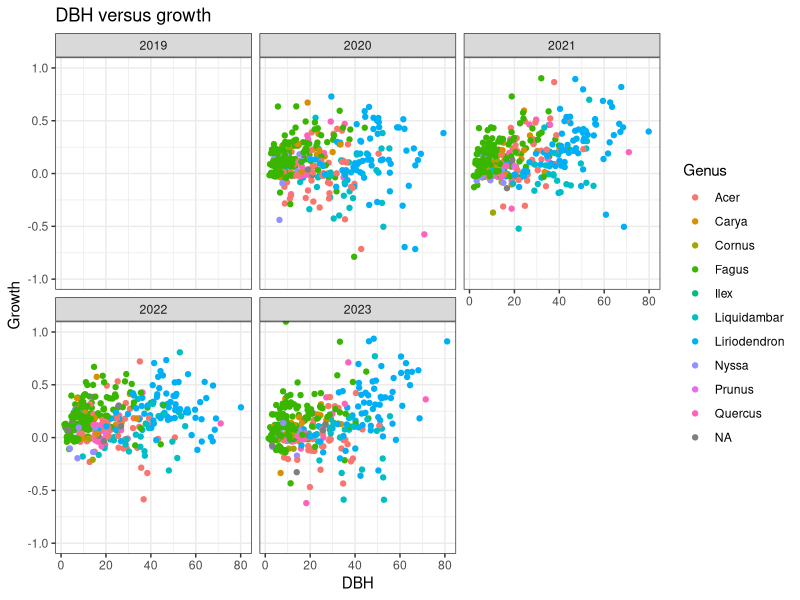
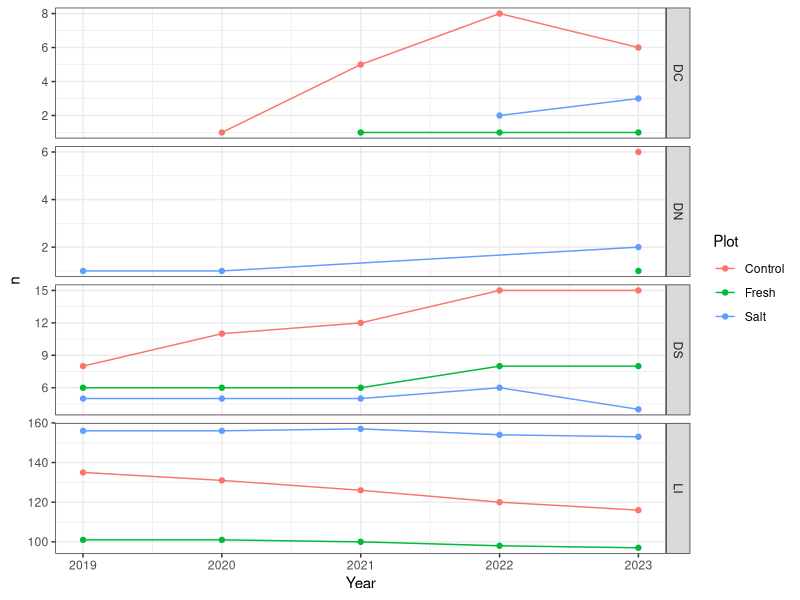
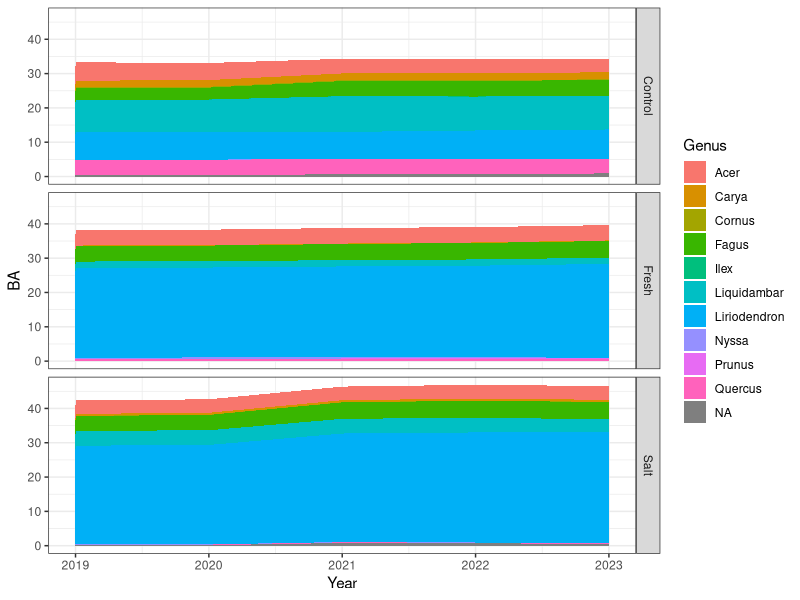
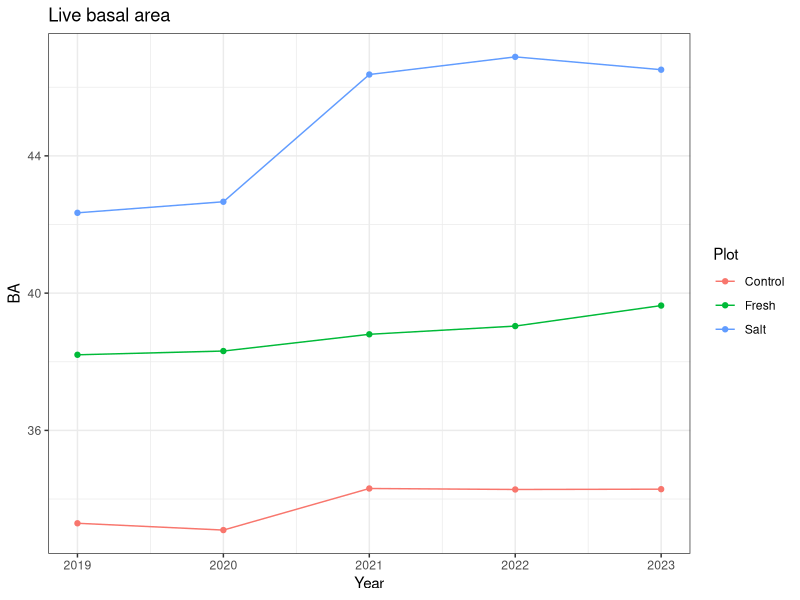
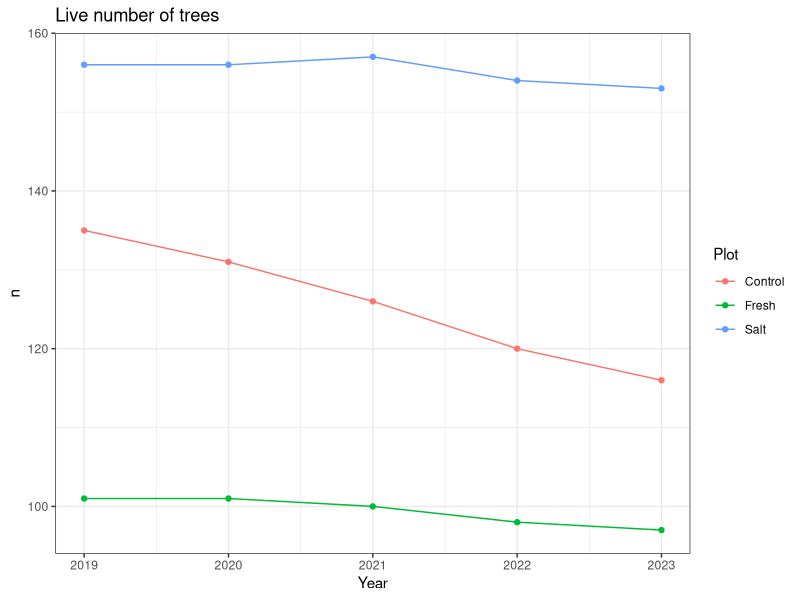

The R script that drew these images, in order:
## ---- chunk 1
knitr::opts_chunk$set(echo = TRUE)

# QA/QC and summarize the TEMPEST inventory data
# BBL March 22022

library(readr)
library(dplyr)
library(tidyr)
library(ggplot2)
theme_set(theme_bw())
## ---- chunk 2
inv <- read_csv("../Data/tree_inventory/inventory.csv",
                col_types = cols(
                    Plot = col_character(),
                    Section = col_character(),
                    Tag = col_double(),
                    Grid = col_character(),
                    DBH_2019 = col_double(),
                    Date_2019 = col_date(format = ""),
                    Species_code = col_character(),
                    Status_2019 = col_character(),
                    DBH_2020 = col_double(),
                    Date_2020 = col_date(format = ""),
                    Status_2020 = col_character(),
                    Date_2021 = col_date(format = ""),
                    DBH_2021 = col_double(),
                    Status_2021 = col_character(),
                    Date_2022 = col_date(format = ""),
                    DBH_2022 = col_double(),
                    Status_2022 = col_character(),
                    Date_2023 = col_date(format = ""),
                    DBH_2023 = col_double(),
                    Status_2023 = col_character(),
                    Date_2024 = col_date(format = ""),
                    DBH_2024 = col_double(),
                    Status_2024 = col_character(),
                    In_Plot = col_logical(),
                    Notes = col_character(),
                    JS_codes = col_character()
                )
)
                
genera <- read_csv("../Data/tree_inventory/species-genera.csv", 
                   col_types = "cc")

# There are some trees in our records that aren't in the plot, because of plot
# relocation several years ago. Remove them
inv <- filter(inv, In_Plot)

# Compute growth
# Growth_{year} is the difference between DBH_{year} and DBH_{year-1}
# It may be negative, because of inaccuracies in hand measurement of DBH
# Also flag resurrection and zombie trees
cn <- colnames(inv)
cn <- cn[grep("DBH_[0-9]{4}$", cn)]
years <- as.integer(gsub("DBH_", "", cn))
for(yr in years[-1]) {
    inv[[paste0("Growth_", yr)]] <- inv[[paste0("DBH_", yr)]] - inv[[paste0("DBH_", yr-1)]]
    inv[[paste0("Resurrect_", yr)]] <- inv[[paste0("Status_", yr)]] == "LI" &
        inv[[paste0("Status_", yr-1)]] %in% c("DS", "DC")
    inv[[paste0("Zombie_", yr)]] <- inv[[paste0("Status_", yr)]] == "DS" &
        inv[[paste0("Status_", yr-1)]] == c("DC")}

# The inventory file is 'wide'; we want it long
# Helper function: pivot_longer and separate {prefix}_{year}
pivot_and_split <- function(df, col_prefix) {
    stopifnot(any(grepl(col_prefix, colnames(df)))) # not present
    newcol <- gsub("_", "", col_prefix)
    df %>%
        select(Plot, Section, Tag, Grid, Species_code, starts_with(col_prefix)) %>%
        pivot_longer(cols = starts_with(col_prefix), values_to = newcol) %>%
        separate(name, into = c("x", "Year")) %>%
        select(-x)
}

# Reshape and split the date_{year}, Status_{year}, and DBH_{year} columns
inv_long_dbh <- pivot_and_split(inv, "DBH_")
inv_long_date <- pivot_and_split(inv, "Date_")
inv_long_growth <- pivot_and_split(inv, "Growth_")
inv_long_resurrect <- pivot_and_split(inv, "Resurrect_")
inv_long_zombie <- pivot_and_split(inv, "Zombie_")
joincols <- c("Plot", "Section", "Tag", "Grid", "Species_code", "Year")
inv %>%
    pivot_and_split("Status_") %>%
    left_join(inv_long_dbh, by = joincols) %>%
    left_join(inv_long_growth, by = joincols) %>%
    left_join(inv_long_resurrect, by = joincols) %>%
    left_join(inv_long_zombie, by = joincols) %>%
    left_join(inv_long_date, by = joincols) %>%
    # clean up
    mutate(Year = as.integer(Year)) %>%
    arrange(Plot, Tag, Year) %>% 
    # add genus information for cleaner graphs
    left_join(genera, by = "Species_code") %>% 
    # status codes propagate to following years
    mutate(Status_original = Status) %>% 
    fill(Status) ->
    inv_long

rm(inv_long_dbh, inv_long_date, inv_long_growth, inv_long_resurrect, inv_long_zombie)
## ---- chunk 3
growth_limits <- c(-1.0, 1.0)
ggplot(inv_long, aes(DBH, Growth, color = Genus)) +
    geom_jitter(na.rm = TRUE) + 
    coord_cartesian(ylim = growth_limits) + 
    ggtitle("DBH versus growth") +
    facet_wrap(~Year)

inv_long %>% 
    filter(Growth >= min(growth_limits), Growth <= max(growth_limits)) %>% 
    group_by(Genus, Year) %>% 
    summarise(Growth = mean(Growth, na.rm = TRUE),
              .groups = "drop") %>% 
    pivot_wider(names_from = "Year", values_from = "Growth") %>% 
    knitr::kable(caption = "Growth by genus and year", digits = 2)

inv_long %>% 
    filter(Growth < min(growth_limits) | Growth > max(growth_limits)) %>% 
    select(Plot, Section, Tag, Grid, Species_code, Year, Status, DBH, Growth) %>% 
    knitr::kable(caption = "Extreme growth values")
## ---- chunk 4
inv_long %>% 
    filter(Resurrect) %>% 
    select(Plot, Section, Tag, Grid, Species_code, Year, Status, DBH) %>% 
    knitr::kable()
## ---- chunk 5
inv_long %>% 
    filter(Zombie) %>% 
    select(Plot, Section, Tag, Grid, Species_code, Year, Status, DBH) %>% 
    knitr::kable()
## ---- chunk 6
inv_long %>% 
    filter(!Status %in% c("LI", "DS", "DC", "DN")) %>% 
    knitr::kable(caption = "Bad status")

inv_long %>% 
    filter(DBH < 1) %>% 
    knitr::kable(caption = "Bad DBH")

inv_long %>%
    filter(Status == "LI", is.na(Species_code)) %>%
    group_by(Plot, Section, Tag, Grid, Species_code) %>% 
    summarise(Year = paste(Year, collapse = ", "), .groups = "drop") %>% 
    knitr::kable(caption = "Live tree, unknown species")
## ---- chunk 7
# Number of trees
inv_long %>%
    group_by(Plot, Year, Status) %>%
    summarise(n = n(), .groups = "drop") %>%
    ggplot(aes(Year, n, color = Plot, group = Plot)) +
    geom_point() +
    geom_line() +
    facet_grid(Status~., scales = "free")
## ---- chunk 8
# Live trees species mix
inv_long %>%
    filter(Status == "LI") %>%
    group_by(Plot, Year, Genus) %>%
    summarise(n = n(),
              BA = sum(((DBH / 100) / 2) ^ 2 * pi, na.rm = TRUE) * 10000 / (50 * 40),
              .groups = "drop") ->
    species_mix

# Make a table of fractional BA
species_mix %>% 
    filter(Year == max(Year)) %>% 
    group_by(Plot) %>% 
    mutate(BA_frac = BA / sum(BA)) %>% 
    knitr::kable(caption = "Basal area by plot and species")

# Live trees DBH
ggplot(species_mix, aes(Year, BA, fill = Genus)) +
    geom_area(position="stack") +
    facet_grid(Plot~.)
## ---- chunk 9
species_mix %>%
    group_by(Plot, Year) %>%
    summarise(n = sum(n),
              BA = sum(BA, na.rm = TRUE),
              .groups = "drop") ->
    plot_totals

ggplot(plot_totals, aes(Year, BA, color = Plot, group = Plot)) + geom_point() + geom_line() + ggtitle("Live basal area")
ggplot(plot_totals, aes(Year, n, color = Plot, group = Plot)) + geom_point() + geom_line() + ggtitle("Live number of trees")
